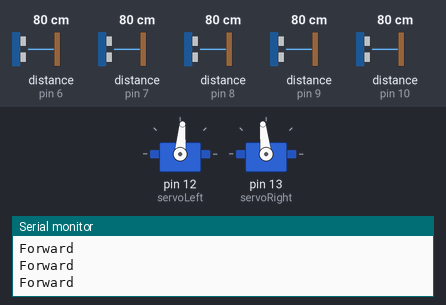
A sketch run on a simulated Arduino Uno, built with avr-gcc and run on an emulated ATmega328P. On the bench: 2 × servo, the last lines printed to the serial monitor. Wiring (inferred from the names in the program): 5 × ultrasonic range finder: trigger pin 2, echo pin 6 / trigger pin 3, echo pin 7 / trigger pin 4, echo pin 8 / trigger pin 5, echo pin 9 / trigger pin 11, echo pin 10. Inputs (shaded band) come from the test bench; at power-on: distance to the obstacle (sensors on pin 6, pin 10, pin 7, pin 8, pin 9) 80 cm. The echo pulse lasts 58.3 µs per cm; random numbers use the default seed unless the sketch sets one.

Above: at 3.8 s.
3.9 s: distance to the obstacle (sensor on pin 6) set to 2 cm
At 4.6 s:
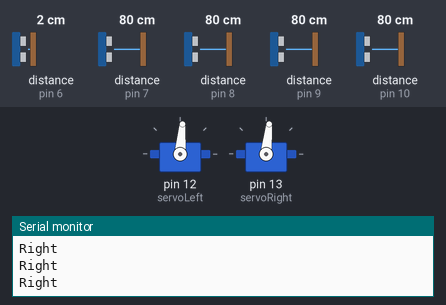
5.8 s: distance to the obstacle (sensor on pin 10) set to 2 cm
At 6.9 s:
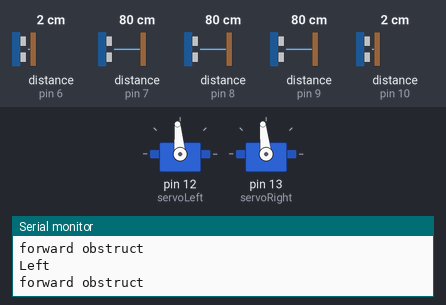
Timing chart, 0 to 8.8 s (numbered marks = the images above; inputs shaded):
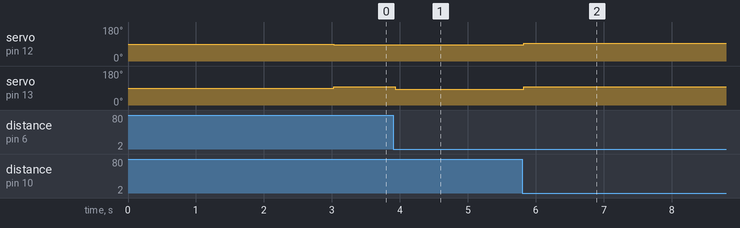

The sketch:

motion_1_ultrasonic_od_all_sensors_1__basic-od-logic.ino
```cpp
/*
 * Noob Robotics: Taildragging Ultrasonic Sensor Testing Platform
 * Basic code for motion/obstacle detection using 4 HC-SR04 ultrasonic sensors
 *
 * The robot dimensions for this code are roughly 12" by 12" although the robot
 * is more of a rectangular shape along the long axis(towards forward motion).
 */

#include <Servo.h>

// drive servos
Servo servoLeft;
Servo servoRight;
int seLeFoPos = 85;
int seRiFoPos = 96;
int seLeBaPos = 95;
int seRiBaPos = 84;
int seLeStPos = 90;
int seRiStPos = 90;

// ultrasonic sensors
int usSensorTrigPinFrontCenter = 11; // added last
int usSensorTrigPinFrontLeft = 2;
int usSensorTrigPinFrontRight = 3;
int usSensorTrigPinBackLeft = 4;
int usSensorTrigPinBackRight = 5;
int usSensorEchoPinFrontCenter = 10;
int usSensorEchoPinFrontLeft = 6;
int usSensorEchoPinFrontRight =7;
int usSensorEchoPinBackLeft = 8;
int usSensorEchoPinBackRight = 9;

// ultrasonic data variables
long durationFrontCenter;
long durationFrontLeft;
long durationFrontRight;
long durationBackLeft;
long durationBackRight;
int distanceFrontCenter;
int distanceFrontLeft;
int distanceFrontRight;
int distanceBackLeft;
int distanceBackRight;
int obstcaleThresholdForwardCenter = 16; // inches
int obstacleThresholdForward = 12;
int obstacleThresholdBackward = 6;
boolean obstacleDetected = false; // this is a general interrupt
boolean obstacleDetectedFrontCenter = false;
boolean obstacleDetectedFrontLeft = false;
boolean obstacleDetectedFrontRight = false;
boolean obstacleDetectedBackLeft = false;
boolean obstacleDetectedBackRight = false;

void setup() {
  // drive servos setup
  servoLeft.attach(12);
  servoRight.attach(13);

  // ultrasonic sensor setup
  pinMode(usSensorTrigPinFrontCenter, OUTPUT);
  pinMode(usSensorTrigPinFrontLeft, OUTPUT);
  pinMode(usSensorTrigPinFrontRight, OUTPUT);
  pinMode(usSensorTrigPinBackLeft, OUTPUT);
  pinMode(usSensorTrigPinBackRight, OUTPUT);
  pinMode(usSensorTrigPinFrontCenter, OUTPUT);
  pinMode(usSensorEchoPinFrontLeft, INPUT);
  pinMode(usSensorEchoPinFrontRight, INPUT);
  pinMode(usSensorEchoPinBackLeft, INPUT);
  pinMode(usSensorEchoPinBackRight, INPUT);
  Serial.begin(9600);
}

// motions
void moveForward() {
  servoLeft.write(seLeFoPos);
  servoRight.write(seRiFoPos);
  Serial.print("Forward");
  Serial.println();
}

void moveLeft() {
  servoLeft.write(seLeBaPos);
  servoRight.write(seRiFoPos);
  Serial.print("Left");
  Serial.println();
}

void moveRight() {
  servoLeft.write(seLeFoPos);
  servoRight.write(seRiBaPos);
  Serial.print("Right");
  Serial.println();
}

void moveBackward() {
  servoLeft.write(seLeBaPos);
  servoRight.write(seRiBaPos);
  Serial.print("Backward");
  Serial.println();
}

void stopMoving() {
  servoLeft.write(seLeStPos);
  servoRight.write(seRiStPos);
}

void runUsSensors() {
  // front center
  digitalWrite(usSensorTrigPinFrontCenter, LOW); // clear pin
  delayMicroseconds(2);
  digitalWrite(usSensorTrigPinFrontCenter, HIGH); // set trigger pin on high state for 10 microseconds
  delayMicroseconds(10);
  digitalWrite(usSensorTrigPinFrontCenter, LOW); // set trigger pin on high state for 10 microseconds
  durationFrontCenter = pulseIn(usSensorEchoPinFrontCenter, HIGH); // read pin
  distanceFrontCenter = durationFrontCenter * 0.0133 / 2; // calculate distance inches

  // front left
  digitalWrite(usSensorTrigPinFrontLeft, LOW);
  delayMicroseconds(2);
  digitalWrite(usSensorTrigPinFrontLeft, HIGH);
  delayMicroseconds(10);
  digitalWrite(usSensorTrigPinFrontLeft, LOW);
  durationFrontLeft = pulseIn(usSensorEchoPinFrontLeft, HIGH);
  distanceFrontLeft = durationFrontLeft * 0.0133 / 2;

  // front right
  digitalWrite(usSensorTrigPinFrontRight, LOW);
  delayMicroseconds(2);
  digitalWrite(usSensorTrigPinFrontRight, HIGH);
  delayMicroseconds(10);
  digitalWrite(usSensorTrigPinFrontRight, LOW);
  durationFrontRight = pulseIn(usSensorEchoPinFrontRight, HIGH);
  distanceFrontRight = durationFrontRight * 0.0133 / 2;

  // back left
  digitalWrite(usSensorTrigPinBackLeft, LOW);
  delayMicroseconds(2);
  digitalWrite(usSensorTrigPinBackLeft, HIGH);
  delayMicroseconds(10);
  digitalWrite(usSensorTrigPinBackLeft, LOW);
  durationBackLeft = pulseIn(usSensorEchoPinBackLeft, HIGH);
  distanceBackLeft = durationBackLeft * 0.0133 / 2;

  // back right
  digitalWrite(usSensorTrigPinBackRight, LOW);
  delayMicroseconds(2);
  digitalWrite(usSensorTrigPinBackRight, HIGH);
  delayMicroseconds(10);
  digitalWrite(usSensorTrigPinBackRight, LOW);
  durationBackRight = pulseIn(usSensorEchoPinBackRight, HIGH);
  distanceBackRight = durationBackRight * 0.0133 / 2;

  // zero obstacle detected
  obstacleDetected = false;

  // check front center
  if (distanceFrontCenter <= obstacleThresholdForward) {
    obstacleDetected = true;
    obstacleDetectedFrontCenter = true;
  } else {
    obstacleDetectedFrontCenter = false;
  }

  // check front left
  if (distanceFrontLeft <= obstacleThresholdForward) {
    obstacleDetected = true;
    obstacleDetectedFrontLeft = true;
  } else {
    obstacleDetectedFrontLeft = false;
  }

  // check front right
  if (distanceFrontRight <= obstacleThresholdForward) {
    obstacleDetected = true;
    obstacleDetectedFrontRight = true;
  } else {
    obstacleDetectedFrontRight = false;
  }

  // check back left
  if (distanceBackLeft <= obstacleThresholdBackward) {
    obstacleDetected = true;
    obstacleDetectedBackLeft = true;
  } else {
    obstacleDetectedBackLeft = false;
  }

  // check back right
  if (distanceBackRight <= obstacleThresholdBackward) {
    obstacleDetected = true;
    obstacleDetectedBackRight = true;
  } else {
    obstacleDetectedBackRight = false;
  }

  // print distance
//  Serial.print("dfl: ");
//  Serial.println(distanceFrontLeft);
//  Serial.print("dfr: ");
//  Serial.println(distanceFrontRight);
//  Serial.print("dbl: ");
//  Serial.println(distanceBackLeft);
//  Serial.print("dbr: ");
//  Serial.println(distanceBackRight);
//    Serial.print("Sensor");
//    Serial.println();
}

boolean delayApplied = false;
//int stuckCounter = 0;

void loop() {
  if (!delayApplied) {
    delayApplied = true;
    delay(3000);
  }
  runUsSensors();
  if (!obstacleDetected) {
    moveForward();
  } else if (obstacleDetectedFrontCenter) {
    Serial.print("forward obstruct");
    Serial.println();
    int randomDirection = random(0, 1); // 0 is left, 1 is right
    if(randomDirection == 0) {
      moveLeft();
    } else {
      moveRight();
    }
  } else if (
    obstacleDetectedFrontCenter &&
    obstacleDetectedFrontLeft &&
    obstacleDetectedFrontRight &&
    obstacleDetectedBackLeft &&
    obstacleDetectedBackRight
    ){
    stopMoving(); // cry
  } else if (obstacleDetectedFrontCenter && obstacleDetectedFrontLeft && obstacleDetectedFrontRight){
    moveBackward();
    delay(1500);
  } else if (obstacleDetectedFrontCenter && obstacleDetectedFrontLeft && !obstacleDetectedFrontRight){
    moveRight();
    delay(1000);
  } else if (obstacleDetectedFrontCenter && !obstacleDetectedFrontLeft && obstacleDetectedFrontRight){
    moveLeft();
    delay(1000);
  } else if (obstacleDetectedFrontLeft) {
    moveRight();
  } else if (obstacleDetectedFrontRight) {
    moveLeft();
  } else if (obstacleDetectedBackLeft && obstacleDetectedBackRight){
    moveForward();
    delay(250);
  } else if (obstacleDetectedBackLeft) {
    delay(1000); // stop getting stuck, although forward biased
    moveLeft();
  } else if (obstacleDetectedBackRight) {
    delay(1000);
    moveRight();
  } else {
    stopMoving();
  }
}
```

Measured:
- after the input at 3.9 s, servo on pin 13 (servoRight): 96° → 84° at once
- after the input at 5.8 s, servo on pin 12 (servoLeft): 85° → 95° at once; servo on pin 13 (servoRight): 84° → 96° at once
